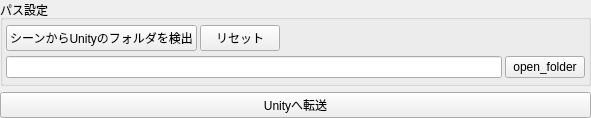
<?xml version="1.0" encoding="UTF-8"?>
<ui version="4.0">
 <class>Form</class>
 <widget class="QWidget" name="Form">
  <property name="geometry">
   <rect>
    <x>0</x>
    <y>0</y>
    <width>591</width>
    <height>118</height>
   </rect>
  </property>
  <property name="windowTitle">
   <string>Form</string>
  </property>
  <layout class="QVBoxLayout" name="verticalLayout_2">
   <property name="spacing">
    <number>6</number>
   </property>
   <property name="leftMargin">
    <number>0</number>
   </property>
   <property name="topMargin">
    <number>0</number>
   </property>
   <property name="rightMargin">
    <number>0</number>
   </property>
   <property name="bottomMargin">
    <number>0</number>
   </property>
   <item>
    <widget class="QGroupBox" name="groupBox_2">
     <property name="title">
      <string>パス設定</string>
     </property>
     <layout class="QVBoxLayout" name="verticalLayout_3">
      <property name="spacing">
       <number>3</number>
      </property>
      <property name="leftMargin">
       <number>3</number>
      </property>
      <property name="topMargin">
       <number>3</number>
      </property>
      <property name="rightMargin">
       <number>3</number>
      </property>
      <property name="bottomMargin">
       <number>3</number>
      </property>
      <item>
       <layout class="QHBoxLayout" name="horizontalLayout">
        <item>
         <widget class="QPushButton" name="get_unity_path_btn">
          <property name="text">
           <string>シーンからUnityのフォルダを検出</string>
          </property>
         </widget>
        </item>
        <item>
         <widget class="QPushButton" name="reset_path_btn">
          <property name="text">
           <string>リセット</string>
          </property>
         </widget>
        </item>
        <item>
         <spacer name="horizontalSpacer">
          <property name="orientation">
           <enum>Qt::Horizontal</enum>
          </property>
          <property name="sizeHint" stdset="0">
           <size>
            <width>40</width>
            <height>20</height>
           </size>
          </property>
         </spacer>
        </item>
       </layout>
      </item>
      <item>
       <layout class="QHBoxLayout" name="horizontalLayout_2">
        <item>
         <widget class="QLineEdit" name="unity_workspace_path_txt"/>
        </item>
        <item>
         <widget class="QPushButton" name="open_folder_btn">
          <property name="text">
           <string>open_folder</string>
          </property>
         </widget>
        </item>
       </layout>
      </item>
     </layout>
    </widget>
   </item>
   <item>
    <widget class="QPushButton" name="data_send_to_unity_btn">
     <property name="text">
      <string>Unityへ転送</string>
     </property>
    </widget>
   </item>
  </layout>
 </widget>
 <resources/>
 <connections/>
</ui>
